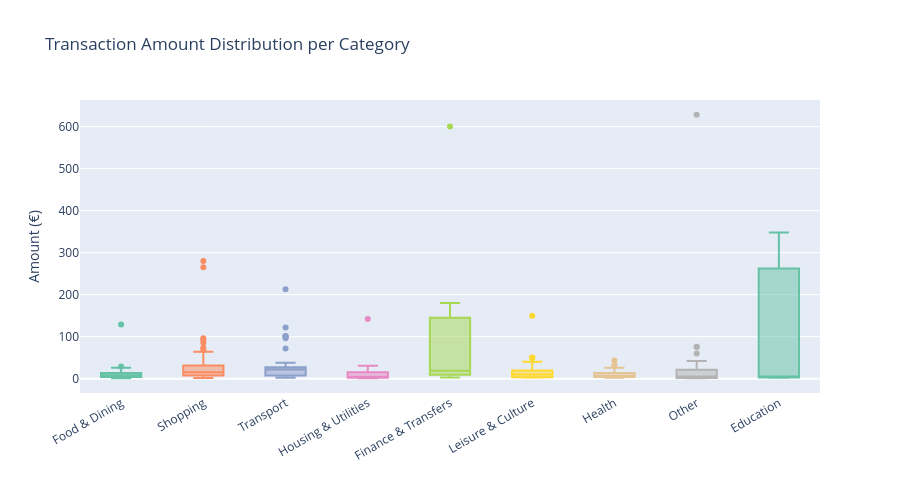

This figure's notebook cell:
### Markdown cell above
## 8. Average Transaction Size per Category

### Code cell
# Box plot: distribution of transaction amounts per category
fig = px.box(
    expenses,
    x="category", y="expense", color="category",
    title="Transaction Amount Distribution per Category",
    labels={"expense": "Amount (€)", "category": "Category"},
    color_discrete_sequence=px.colors.qualitative.Set2,
    height=500,
    points="outliers",
)
fig.update_layout(showlegend=False, xaxis_title="", xaxis_tickangle=-30)
fig.show()

### Figure 1 — Plotly figure (JSON) as saved in the notebook; plotly's stock layout.template omitted (floating-point values rounded to 4 significant figures)
{"data": [{"alignmentgroup": "True", "boxpoints": "outliers", "hovertemplate": "Category=%{x}<br>Amount (€)=%{y}<extra></extra>", "legendgroup": "Food & Dining", "marker": {"color": "rgb(102,194,165)"}, "name": "Food & Dining", "notched": false, "offsetgroup": "Food & Dining", "orientation": "v", "showlegend": true, "type": "box", "x": ["Food & Dining", "Food & Dining", "Food & Dining", "Food & Dining", "Food & Dining", "Food & Dining", "Food & Dining", "Food & Dining", "Food & Dining", "Food & Dining", "Food & Dining", "Food & Dining", "Food & Dining", "Food & Dining", "Food & Dining", "Food & Dining", "Food & Dining", "Food & Dining", "Food & Dining", "Food & Dining", "Food & Dining", "Food & Dining", "Food & Dining", "Food & Dining", "Food & Dining", "Food & Dining", "Food & Dining", "Food & Dining", "Food & Dining", "Food & Dining", "Food & Dining", "Food & Dining", "Food & Dining", "Food & Dining", "Food & Dining", "Food & Dining", "Food & Dining", "Food & Dining", "Food & Dining", "Food & Dining", "Food & Dining", "Food & Dining", "Food & Dining", "Food & Dining", "Food & Dining", "Food & Dining", "Food & Dining", "Food & Dining", "Food & Dining", "Food & Dining", "Food & Dining", "Food & Dining", "Food & Dining", "Food & Dining", "Food & Dining", "Food & Dining", "Food & Dining", "Food & Dining", "Food & Dining", "Food & Dining", "Food & Dining", "Food & Dining", "Food & Dining", "Food & Dining", "Food & Dining", "Food & Dining", "Food & Dining", "Food & Dining", "Food & Dining", "Food & Dining", "Food & Dining", "Food & Dining", "Food & Dining", "Food & Dining", "Food & Dining", "Food & Dining", "Food & Dining", "Food & Dining", "Food & Dining", "Food & Dining", "Food & Dining", "Food & Dining", "Food & Dining", "Food & Dining", "Food & Dining", "Food & Dining", "Food & Dining", "Food & Dining", "Food & Dining", "Food & Dining", "Food & Dining", "Food & Dining", "Food & Dining", "Food & Dining", "Food & Dining", "Food & Dining", "Food & Dining", "Food & Dining", "Food & Dining", "Food & Dining", "Food & Dining", "Food & Dining", "Food & Dining", "Food & Dining", "Food & Dining", "Food & Dining", "Food & Dining", "Food & Dining", "Food & Dining", "Food & Dining", "Food & Dining", "Food & Dining", "Food & Dining", "Food & Dining", "Food & Dining", "Food & Dining", "Food & Dining", "Food & Dining", "Food & Dining", "Food & Dining", "Food & Dining", "Food & Dining", "Food & Dining", "Food & Dining", "Food & Dining"], "x0": " ", "xaxis": "x", "y": [16.5, 13.9, 9.64, 8.9, 2.6, 10.45, 2.6, 7.96, 3.5, 2.6, 6.5, 2.6, 2.25, 13.6, 6.5, 14.0, 3.83, 12.95, 10.9, 5.8, 6.5, 6.5, 2.6, 1.2, 12.8, 8.9, 3.12, 2.6, 4.7, 6.5, 2.6, 18.4, 8.43, 2.25, 9.6, 10.0, 4.38, 9.4, 14.8, 8.9, 22.0, 17.9, 10.9, 2.25, 7.8, 2.19, 17.9, 5.55, 1.64, 6.28, 5.39, 2.25, 8.6, 2.25, 13.5, 1.98, 14.09, 7.89, 2.25, 15.05, 18.85, 4.39, 7.0, 8.92, 13.8, 7.7, 12.55, 5.28, 2.9, 11.4, 21.9, 17.2, 9.85, 2.5, 2.75, 15.4, 1.99, 11.9, 4.5, 25.0, 11.74, 25.85, 13.0, 18.0, 10.96, 15.55, 7.53, 7.0, 3.25, 9.5, 12.9, 8.9, 29.05, 9.85, 2.49, 15.7, 4.8, 15.3, 1.0, 7.89, 1.0, 23.5, 3.07, 3.8, 5.63, 13.0, 19.9, 5.95, 11.5, 19.7, 5.7, 13.5, 3.59, 2.2, 25.85, 11.83, 6.66, 14.67, 4.89, 129.0, 7.04, 23.7, 4.73, 8.0, 7.77], "y0": " ", "yaxis": "y"}, {"alignmentgroup": "True", "boxpoints": "outliers", "hovertemplate": "Category=%{x}<br>Amount (€)=%{y}<extra></extra>", "legendgroup": "Shopping", "marker": {"color": "rgb(252,141,98)"}, "name": "Shopping", "notched": false, "offsetgroup": "Shopping", "orientation": "v", "showlegend": true, "type": "box", "x": ["Shopping", "Shopping", "Shopping", "Shopping", "Shopping", "Shopping", "Shopping", "Shopping", "Shopping", "Shopping", "Shopping", "Shopping", "Shopping", "Shopping", "Shopping", "Shopping", "Shopping", "Shopping", "Shopping", "Shopping", "Shopping", "Shopping", "Shopping", "Shopping", "Shopping", "Shopping", "Shopping", "Shopping", "Shopping", "Shopping", "Shopping", "Shopping", "Shopping", "Shopping", "Shopping", "Shopping", "Shopping", "Shopping", "Shopping", "Shopping", "Shopping", "Shopping", "Shopping", "Shopping", "Shopping", "Shopping", "Shopping", "Shopping", "Shopping", "Shopping", "Shopping", "Shopping", "Shopping", "Shopping", "Shopping", "Shopping", "Shopping", "Shopping", "Shopping", "Shopping", "Shopping", "Shopping", "Shopping", "Shopping", "Shopping", "Shopping", "Shopping", "Shopping", "Shopping", "Shopping", "Shopping", "Shopping", "Shopping", "Shopping", "Shopping", "Shopping", "Shopping", "Shopping", "Shopping", "Shopping", "Shopping"], "x0": " ", "xaxis": "x", "y": [4.0, 21.0, 5.65, 11.9, 3.0, 12.9, 12.9, 9.98, 7.99, 7.49, 8.99, 2.4, 31.99, 59.5, 1.5, 18.97, 73.34, 6.0, 4.4, 27.99, 24.99, 33.99, 15.2, 31.43, 63.94, 18.99, 7.7, 19.99, 26.73, 9.89, 6.6, 5.4, 5.2, 8.49, 7.59, 15.99, 45.2, 29.97, 59.5, 19.9, 5.8, 69.0, 31.5, 32.49, 6.0, 49.47, 9.75, 24.79, 7.15, 49.89, 9.87, 4.5, 264.9, 14.4, 4.4, 12.99, 7.6, 16.99, 15.0, 8.5, 10.9, 15.99, 5.86, 17.99, 44.8, 280.0, 22.0, 10.0, 19.99, 19.94, 4.6, 3.0, 43.19, 92.0, 3.5, 85.6, 23.0, 11.99, 24.99, 96.3, 35.97], "y0": " ", "yaxis": "y"}, {"alignmentgroup": "True", "boxpoints": "outliers", "hovertemplate": "Category=%{x}<br>Amount (€)=%{y}<extra></extra>", "legendgroup": "Transport", "marker": {"color": "rgb(141,160,203)"}, "name": "Transport", "notched": false, "offsetgroup": "Transport", "orientation": "v", "showlegend": true, "type": "box", "x": ["Transport", "Transport", "Transport", "Transport", "Transport", "Transport", "Transport", "Transport", "Transport", "Transport", "Transport", "Transport", "Transport", "Transport", "Transport", "Transport", "Transport", "Transport", "Transport", "Transport", "Transport", "Transport", "Transport", "Transport", "Transport", "Transport", "Transport", "Transport", "Transport", "Transport", "Transport", "Transport", "Transport", "Transport"], "x0": " ", "xaxis": "x", "y": [7.65, 7.65, 8.2, 23.0, 101.0, 96.0, 22.3, 4.0, 22.3, 38.0, 22.0, 101.7, 22.0, 100.0, 22.0, 2.0, 27.0, 25.0, 7.5, 3.4, 5.1, 11.0, 17.0, 22.0, 212.9, 122.0, 2.5, 7.5, 71.65, 3.9, 16.5, 21.0, 12.0, 22.0], "y0": " ", "yaxis": "y"}, {"alignmentgroup": "True", "boxpoints": "outliers", "hovertemplate": "Category=%{x}<br>Amount (€)=%{y}<extra></extra>", "legendgroup": "Housing & Utilities", "marker": {"color": "rgb(231,138,195)"}, "name": "Housing & Utilities", "notched": false, "offsetgroup": "Housing & Utilities", "orientation": "v", "showlegend": true, "type": "box", "x": ["Housing & Utilities", "Housing & Utilities", "Housing & Utilities", "Housing & Utilities", "Housing & Utilities", "Housing & Utilities", "Housing & Utilities", "Housing & Utilities", "Housing & Utilities", "Housing & Utilities", "Housing & Utilities", "Housing & Utilities", "Housing & Utilities", "Housing & Utilities"], "x0": " ", "xaxis": "x", "y": [14.5, 1.84, 15.5, 1.64, 1.18, 3.99, 24.5, 6.5, 142.0, 3.99, 2.79, 30.7, 3.99, 0.95], "y0": " ", "yaxis": "y"}, {"alignmentgroup": "True", "boxpoints": "outliers", "hovertemplate": "Category=%{x}<br>Amount (€)=%{y}<extra></extra>", "legendgroup": "Finance & Transfers", "marker": {"color": "rgb(166,216,84)"}, "name": "Finance & Transfers", "notched": false, "offsetgroup": "Finance & Transfers", "orientation": "v", "showlegend": true, "type": "box", "x": ["Finance & Transfers", "Finance & Transfers", "Finance & Transfers", "Finance & Transfers", "Finance & Transfers", "Finance & Transfers", "Finance & Transfers", "Finance & Transfers", "Finance & Transfers", "Finance & Transfers", "Finance & Transfers", "Finance & Transfers", "Finance & Transfers", "Finance & Transfers", "Finance & Transfers", "Finance & Transfers", "Finance & Transfers", "Finance & Transfers", "Finance & Transfers", "Finance & Transfers", "Finance & Transfers", "Finance & Transfers", "Finance & Transfers", "Finance & Transfers", "Finance & Transfers", "Finance & Transfers", "Finance & Transfers", "Finance & Transfers"], "x0": " ", "xaxis": "x", "y": [12.0, 12.5, 145.0, 22.0, 17.17, 7.0, 3.0, 145.0, 5.0, 13.5, 13.0, 6.0, 145.0, 10.0, 2.5, 9.0, 20.0, 145.0, 20.0, 25.0, 145.0, 11.9, 20.0, 600.0, 3.5, 180.0, 145.0, 55.0], "y0": " ", "yaxis": "y"}, {"alignmentgroup": "True", "boxpoints": "outliers", "hovertemplate": "Category=%{x}<br>Amount (€)=%{y}<extra></extra>", "legendgroup": "Leisure & Culture", "marker": {"color": "rgb(255,217,47)"}, "name": "Leisure & Culture", "notched": false, "offsetgroup": "Leisure & Culture", "orientation": "v", "showlegend": true, "type": "box", "x": ["Leisure & Culture", "Leisure & Culture", "Leisure & Culture", "Leisure & Culture", "Leisure & Culture", "Leisure & Culture", "Leisure & Culture", "Leisure & Culture", "Leisure & Culture", "Leisure & Culture", "Leisure & Culture", "Leisure & Culture", "Leisure & Culture", "Leisure & Culture", "Leisure & Culture", "Leisure & Culture", "Leisure & Culture", "Leisure & Culture", "Leisure & Culture", "Leisure & Culture", "Leisure & Culture", "Leisure & Culture", "Leisure & Culture", "Leisure & Culture", "Leisure & Culture", "Leisure & Culture", "Leisure & Culture", "Leisure & Culture", "Leisure & Culture", "Leisure & Culture", "Leisure & Culture", "Leisure & Culture", "Leisure & Culture", "Leisure & Culture", "Leisure & Culture", "Leisure & Culture", "Leisure & Culture", "Leisure & Culture", "Leisure & Culture", "Leisure & Culture", "Leisure & Culture", "Leisure & Culture", "Leisure & Culture", "Leisure & Culture", "Leisure & Culture", "Leisure & Culture", "Leisure & Culture", "Leisure & Culture", "Leisure & Culture", "Leisure & Culture", "Leisure & Culture", "Leisure & Culture", "Leisure & Culture", "Leisure & Culture", "Leisure & Culture", "Leisure & Culture", "Leisure & Culture", "Leisure & Culture", "Leisure & Culture", "Leisure & Culture", "Leisure & Culture", "Leisure & Culture", "Leisure & Culture", "Leisure & Culture", "Leisure & Culture", "Leisure & Culture", "Leisure & Culture", "Leisure & Culture", "Leisure & Culture", "Leisure & Culture", "Leisure & Culture", "Leisure & Culture"], "x0": " ", "xaxis": "x", "y": [30.0, 10.0, 2.5, 2.5, 2.5, 2.5, 8.48, 2.5, 15.4, 12.99, 2.5, 8.2, 7.1, 2.5, 39.0, 2.5, 10.0, 7.4, 3.5, 7.4, 3.0, 3.5, 7.0, 3.5, 2.5, 8.54, 12.99, 30.0, 2.5, 9.9, 10.0, 10.0, 2.5, 19.9, 8.59, 13.0, 13.0, 30.0, 12.99, 10.0, 9.9, 24.0, 3.5, 32.2, 39.95, 16.11, 30.0, 8.72, 19.0, 12.99, 3.0, 10.3, 9.0, 30.0, 10.0, 10.0, 34.95, 3.0, 14.2, 9.22, 7.99, 12.0, 10.0, 3.49, 50.0, 50.0, 39.95, 30.0, 150.0, 50.0, 8.6, 50.0], "y0": " ", "yaxis": "y"}, {"alignmentgroup": "True", "boxpoints": "outliers", "hovertemplate": "Category=%{x}<br>Amount (€)=%{y}<extra></extra>", "legendgroup": "Health", "marker": {"color": "rgb(229,196,148)"}, "name": "Health", "notched": false, "offsetgroup": "Health", "orientation": "v", "showlegend": true, "type": "box", "x": ["Health", "Health", "Health", "Health", "Health", "Health", "Health", "Health", "Health", "Health", "Health", "Health", "Health", "Health", "Health", "Health", "Health", "Health", "Health", "Health", "Health"], "x0": " ", "xaxis": "x", "y": [2.5, 2.5, 2.1, 5.9, 4.36, 4.8, 25.9, 6.0, 5.5, 10.0, 42.92, 8.5, 4.5, 3.0, 25.0, 5.53, 8.7, 3.0, 10.6, 32.1, 23.0], "y0": " ", "yaxis": "y"}, {"alignmentgroup": "True", "boxpoints": "outliers", "hovertemplate": "Category=%{x}<br>Amount (€)=%{y}<extra></extra>", "legendgroup": "Other", "marker": {"color": "rgb(179,179,179)"}, "name": "Other", "notched": false, "offsetgroup": "Other", "orientation": "v", "showlegend": true, "type": "box", "x": ["Other", "Other", "Other", "Other", "Other", "Other", "Other", "Other", "Other", "Other", "Other", "Other", "Other", "Other", "Other", "Other", "Other", "Other", "Other", "Other", "Other", "Other", "Other", "Other", "Other", "Other", "Other", "Other", "Other", "Other", "Other", "Other", "Other", "Other", "Other", "Other", "Other", "Other", "Other", "Other", "Other", "Other", "Other", "Other", "Other", "Other", "Other", "Other", "Other", "Other", "Other", "Other", "Other", "Other", "Other", "Other", "Other", "Other", "Other", "Other", "Other", "Other", "Other", "Other", "Other", "Other"], "x0": " ", "xaxis": "x", "y": [5.0, 22.0, 3.5, 3.9, 8.0, 11.84, 29.99, 30.0, 2.0, 1.3, 75.07, 14.99, 2.19, 23.31, 4.0, 4.99, 4.0, 4.0, 22.0, 1.3, 26.49, 42.0, 18.0, 6.0, 1.3, 1.0, 2.0, 1.7, 1.3, 1.3, 29.88, 59.88, 1.3, 0.7, 1.3, 11.8, 1.3, 12.0, 6.0, 22.0, 1.3, 1.3, 1.3, 1.3, 75.99, 4.0, 7.0, 21.31, 8.0, 30.0, 1.3, 1.3, 1.3, 7.0, 12.9, 19.99, 1.3, 5.82, 22.0, 2.0, 8.29, 1.69, 0.69, 0.89, 24.9, 628.5], "y0": " ", "yaxis": "y"}, {"alignmentgroup": "True", "boxpoints": "outliers", "hovertemplate": "Category=%{x}<br>Amount (€)=%{y}<extra></extra>", "legendgroup": "Education", "marker": {"color": "rgb(102,194,165)"}, "name": "Education", "notched": false, "offsetgroup": "Education", "orientation": "v", "showlegend": true, "type": "box", "x": ["Education", "Education", "Education"], "x0": " ", "xaxis": "x", "y": [2.0, 348.0, 5.0], "y0": " ", "yaxis": "y"}], "layout": {"boxmode": "overlay", "height": 500, "legend": {"title": {"text": "Category"}, "tracegroupgap": 0}, "showlegend": false, "title": {"text": "Transaction Amount Distribution per Category"}, "xaxis": {"anchor": "y", "categoryarray": ["Food & Dining", "Shopping", "Transport", "Housing & Utilities", "Finance & Transfers", "Leisure & Culture", "Health", "Other", "Education"], "categoryorder": "array", "domain": [0, 1], "tickangle": -30, "title": {"text": ""}}, "yaxis": {"anchor": "x", "domain": [0, 1], "title": {"text": "Amount (€)"}}}}
